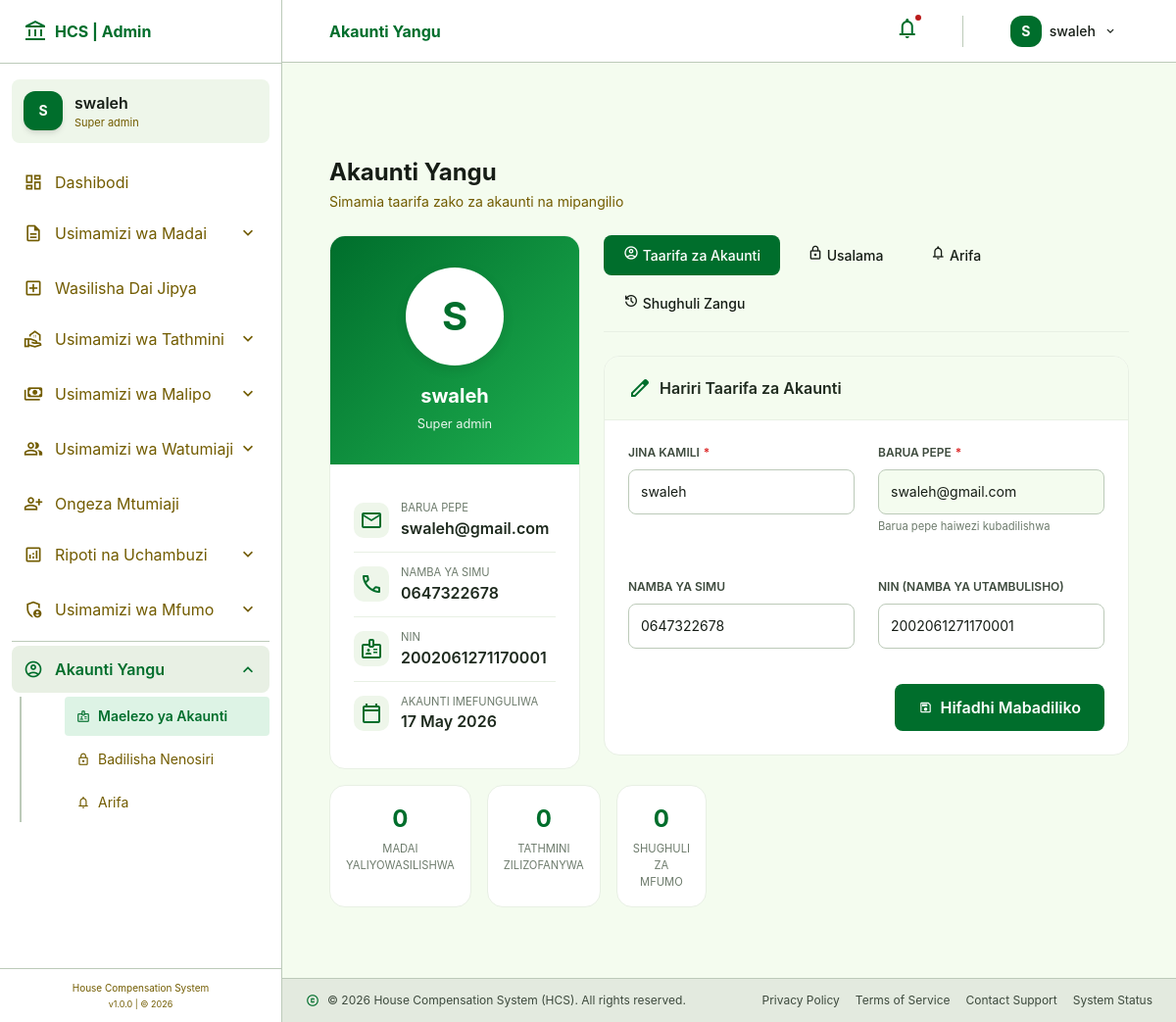
The page /admin/profile.php (signed in) on the database its author committed.
### tables this page shows
CREATE TABLE `users` (
  `id` int(11) NOT NULL,
  `full_name` varchar(255) NOT NULL,
  `email` varchar(255) NOT NULL,
  `phone` varchar(20) DEFAULT NULL,
  `nin` varchar(30) DEFAULT NULL,
  `role` enum('super_admin','claimant','valuer','legal_officer','finance_officer','commissioner') DEFAULT 'claimant',
  `password` varchar(255) NOT NULL,
  `status` enum('active','inactive') DEFAULT 'active',
  `created_at` timestamp NOT NULL DEFAULT current_timestamp()
);

### admin/profile.php (the view, shortened to what this page needs)
<?php
$conn = getDB();
$create_table_query = "
CREATE TABLE IF NOT EXISTS user_settings (
    id INT(11) AUTO_INCREMENT PRIMARY KEY,
    user_id INT(11) NOT NULL,
    setting_key VARCHAR(100) NOT NULL,
    setting_value VARCHAR(255) DEFAULT NULL,
    created_at TIMESTAMP DEFAULT CURRENT_TIMESTAMP,
    updated_at TIMESTAMP DEFAULT CURRENT_TIMESTAMP ON UPDATE CURRENT_TIMESTAMP,
    UNIQUE KEY unique_user_setting (user_id, setting_key),
    FOREIGN KEY (user_id) REFERENCES users(id) ON DELETE CASCADE
)";
mysqli_query($conn, $create_table_query);
$user_id = $_SESSION['user_id'];
$query = "SELECT id, full_name, email, phone, nin, role, status, created_at FROM users WHERE id = ?";
$stmt = mysqli_prepare($conn, $query);
mysqli_stmt_bind_param($stmt, "i", $user_id);
mysqli_stmt_execute($stmt);
$result = mysqli_stmt_get_result($stmt);
$user = mysqli_fetch_assoc($result);
$stats_query = "SELECT
    (SELECT COUNT(*) FROM claims WHERE claimant_id = ?) as total_claims,
    (SELECT COUNT(*) FROM valuations WHERE valuer_id = ?) as total_valuations,
    (SELECT COUNT(*) FROM audit_logs WHERE user_id = ?) as total_activities";
$stats_stmt = mysqli_prepare($conn, $stats_query);
mysqli_stmt_bind_param($stats_stmt, "iii", $user_id, $user_id, $user_id);
mysqli_stmt_execute($stats_stmt);
$stats_result = mysqli_stmt_get_result($stats_stmt);
$stats = mysqli_fetch_assoc($stats_result);
$active_tab = $_GET['tab'] ?? 'profile';
require_once __DIR__ . '/includes/admin-header.php';
?>
<div class="profile-container">
    <div class="flex flex-col md:flex-row md:items-center justify-between gap-4 mb-6">
        <div>
            <h2 class="font-headline-lg text-on-background text-2xl font-bold">Akaunti Yangu</h2>
            <p class="text-secondary text-sm mt-1">Simamia taarifa zako za akaunti na mipangilio</p>
        </div>
    </div>
    <div class="grid grid-cols-1 md:grid-cols-3 gap-6">
        <div class="md:col-span-1">
            <div class="profile-sidebar">
                <div class="profile-avatar">
                    <div class="avatar-circle">
                        <?php echo strtoupper(substr($user['full_name'], 0, 1)); ?>
                    </div>
                    <div class="profile-name"><?php echo htmlspecialchars($user['full_name']); ?></div>
                    <div class="profile-role"><?php echo ucfirst(str_replace('_', ' ', $user['role'])); ?></div>
                </div>
                <div class="profile-info">
                    <div class="info-item">
                        <div class="info-icon">
                            <span class="material-symbols-outlined">email</span>
                        </div>
                        <div>
                            <div class="info-label">Barua Pepe</div>
                            <div class="info-value"><?php echo htmlspecialchars($user['email']); ?></div>
                        </div>
                    </div>
                    <div class="info-item">
                        <div class="info-icon">
                            <span class="material-symbols-outlined">phone</span>
                        </div>
                        <div>
                            <div class="info-label">Namba ya Simu</div>
                            <div class="info-value"><?php echo htmlspecialchars($user['phone'] ?? '-'); ?></div>
                        </div>
                    </div>
                    <div class="info-item">
                        <div class="info-icon">
                            <span class="material-symbols-outlined">badge</span>
                        </div>
                        <div>
                            <div class="info-label">NIN</div>
                            <div class="info-value"><?php echo htmlspecialchars($user['nin'] ?? '-'); ?></div>
                        </div>
                    </div>
                    <div class="info-item">
                        <div class="info-icon">
                            <span class="material-symbols-outlined">calendar_today</span>
                        </div>
                        <div>
                            <div class="info-label">Akaunti Imefunguliwa</div>
                            <div class="info-value"><?php echo date('d F Y', strtotime($user['created_at'])); ?></div>
                        </div>
                    </div>
                </div>
            </div>
            <div class="stats-grid mt-4">
                <div class="stat-card">
                    <div class="stat-number"><?php echo number_format($stats['total_claims'] ?? 0); ?></div>
                    <div class="stat-label">Madai Yaliyowasilishwa</div>
                </div>
                <div class="stat-card">
                    <div class="stat-number"><?php echo number_format($stats['total_valuations'] ?? 0); ?></div>
                    <div class="stat-label">Tathmini Zilizofanywa</div>
                </div>
                <div class="stat-card">
                    <div class="stat-number"><?php echo number_format($stats['total_activities'] ?? 0); ?></div>
                    <div class="stat-label">Shughuli za Mfumo</div>
                </div>
            </div>
        </div>
        <div class="md:col-span-2">
            <div class="profile-tabs">
                <a href="?tab=profile" class="profile-tab <?php echo $active_tab === 'profile' ? 'active' : ''; ?>">
                    <span class="material-symbols-outlined" style="font-size: 1rem;">account_circle</span> Taarifa za Akaunti
                </a>
                <a href="?tab=security" class="profile-tab <?php echo $active_tab === 'security' ? 'active' : ''; ?>">
                    <span class="material-symbols-outlined" style="font-size: 1rem;">lock</span> Usalama
                </a>
                <a href="?tab=notifications" class="profile-tab <?php echo $active_tab === 'notifications' ? 'active' : ''; ?>">
                    <span class="material-symbols-outlined" style="font-size: 1rem;">notifications</span> Arifa
                </a>
                <a href="?tab=activities" class="profile-tab <?php echo $active_tab === 'activities' ? 'active' : ''; ?>">
                    <span class="material-symbols-outlined" style="font-size: 1rem;">history</span> Shughuli Zangu
                </a>
            </div>
            <?php if ($active_tab === 'profile'): ?>
            <div class="settings-card">
                <div class="settings-card-header">
                    <h3>
                        <span class="material-symbols-outlined text-primary">edit</span>
                        Hariri Taarifa za Akaunti
                    </h3>
                </div>
                <div class="settings-card-body">
                    <form method="POST" action="">
                        <div class="grid-2">
                            <div class="form-group">
                                <label class="form-label required">Jina Kamili</label>
                                <input type="text" name="full_name" class="form-control" value="<?php echo htmlspecialchars($user['full_name']); ?>" required>
                            </div>
                            <div class="form-group">
                                <label class="form-label required">Barua Pepe</label>
                                <input type="email" class="form-control" value="<?php echo htmlspecialchars($user['email']); ?>" readonly disabled>
                                <div class="form-hint">Barua pepe haiwezi kubadilishwa</div>
                            </div>
                            <div class="form-group">
                                <label class="form-label">Namba ya Simu</label>
                                <input type="tel" name="phone" class="form-control" value="<?php echo htmlspecialchars($user['phone'] ?? ''); ?>" placeholder="0712345678">
                            </div>
                            <div class="form-group">
                                <label class="form-label">NIN (Namba ya Utambulisho)</label>
                                <input type="text" name="nin" class="form-control" value="<?php echo htmlspecialchars($user['nin'] ?? ''); ?>" placeholder="Namba ya NIDA">
                            </div>
                        </div>
                        <div class="flex justify-end gap-3 mt-4">
                            <button type="submit" class="btn-save">
                                <span class="material-symbols-outlined text-sm">save</span>
                                Hifadhi Mabadiliko
                            </button>
                        </div>
                    </form>
                </div>
            </div>
            <?php endif; ?>
        </div>
    </div>
</div>
<?php require_once __DIR__ . '/includes/admin-footer.php'; ?>

### admin/includes/admin-header.php (style rules this page uses)
.material-symbols-outlined { font-variation-settings: 'FILL' 0, 'wght' 400, 'GRAD' 0, 'opsz' 24; }

### admin/profile.php (style rules this page uses)
.profile-container { max-width: 1200px; margin: 0 auto; }
.profile-sidebar { background: white; border-radius: 1rem; border: 1px solid #e8f0e4; overflow: hidden; }
.profile-avatar { background: linear-gradient(135deg, #006e2c, #1eb050); padding: 2rem; text-align: center; }
.avatar-circle { width: 100px; height: 100px; background: white; border-radius: 50%; display: flex; align-items: center; justify-content: center; margin: 0 auto; font-size: 2.5rem; font-weight: bold; color: #006e2c; box-shadow: 0 4px 12px rgba(0,0,0,0.1); }
.profile-name { font-size: 1.25rem; font-weight: 700; color: white; margin-top: 1rem; }
.profile-role { font-size: 0.8rem; color: rgba(255,255,255,0.9); margin-top: 0.25rem; }
.profile-info { padding: 1.5rem; }
.info-item { display: flex; align-items: center; gap: 0.75rem; padding: 0.75rem 0; border-bottom: 1px solid #e8f0e4; }
.info-item:last-child { border-bottom: none; }
.info-icon { width: 36px; height: 36px; background: #eef6ea; border-radius: 10px; display: flex; align-items: center; justify-content: center; color: #006e2c; }
.info-label { font-size: 0.7rem; color: #6d7b6c; text-transform: uppercase; }
.info-value { font-weight: 600; color: #1e2a1e; }
.stats-grid { display: grid; grid-template-columns: repeat(3, 1fr); gap: 1rem; margin-bottom: 1.5rem; }
.stat-card { background: white; border-radius: 1rem; padding: 1rem; border: 1px solid #e8f0e4; text-align: center; }
.stat-number { font-size: 1.5rem; font-weight: 700; color: #006e2c; }
.stat-label { font-size: 0.7rem; color: #6d7b6c; text-transform: uppercase; margin-top: 0.25rem; }
.profile-tabs { display: flex; gap: 0.5rem; border-bottom: 1px solid #e8f0e4; margin-bottom: 1.5rem; padding-bottom: 0.5rem; flex-wrap: wrap; }
.profile-tab { padding: 0.625rem 1.25rem; border-radius: 0.5rem; font-size: 0.875rem; font-weight: 500; transition: all 0.2s ease; background: none; border: none; cursor: pointer; text-decoration: none; display: inline-block; }
.profile-tab.active { background-color: #006e2c; color: white; }
.settings-card { background: white; border-radius: 1rem; border: 1px solid #e8f0e4; overflow: hidden; margin-bottom: 1.5rem; }
.settings-card-header { padding: 1.25rem 1.5rem; background: #f4fcef; border-bottom: 1px solid #e8f0e4; }
.settings-card-header h3 { font-size: 1rem; font-weight: 600; color: #1e2a1e; display: flex; align-items: center; gap: 0.5rem; }
.settings-card-body { padding: 1.5rem; }
.form-group { margin-bottom: 1.25rem; }
.form-label { display: block; font-size: 0.75rem; font-weight: 600; text-transform: uppercase; color: #3d4a3d; margin-bottom: 0.5rem; }
.form-label.required::after { content: "*"; color: #dc2626; margin-left: 0.25rem; }
.form-control, .form-select { width: 100%; padding: 0.625rem 0.75rem; border: 1px solid #bccab9; border-radius: 0.5rem; font-size: 0.875rem; transition: all 0.2s; }
.form-control[readonly] { background: #f4fcef; cursor: not-allowed; }
.form-hint { font-size: 0.7rem; color: #6d7b6c; margin-top: 0.25rem; }
.btn-save { background-color: #006e2c; color: white; padding: 0.75rem 1.5rem; border-radius: 0.5rem; font-weight: 600; border: none; cursor: pointer; transition: background-color 0.2s; display: inline-flex; align-items: center; gap: 0.5rem; }
.grid-2 { display: grid; grid-template-columns: repeat(2, 1fr); gap: 1.5rem; }

### rows shown on the page
users: full_name "S", full_name "swaleh", role "Super admin", email "swaleh@gmail.com", phone "0647322678", nin "2002061271170001", created_at "17 May 2026"

### other values the page prints
substr($_SESSION['full_name'] ?? 'A', 0, 1) "S"
$_SESSION['full_name'] "swaleh"
str_replace('_', ' ', $_SESSION['role'] ?? 'Super Admin') "Super admin"
$page_heading "Akaunti Yangu"
substr($_SESSION['full_name'], 0, 1) "S"
$stats['total_claims'] "0"
$stats['total_valuations'] "0"
$stats['total_activities'] "0"
